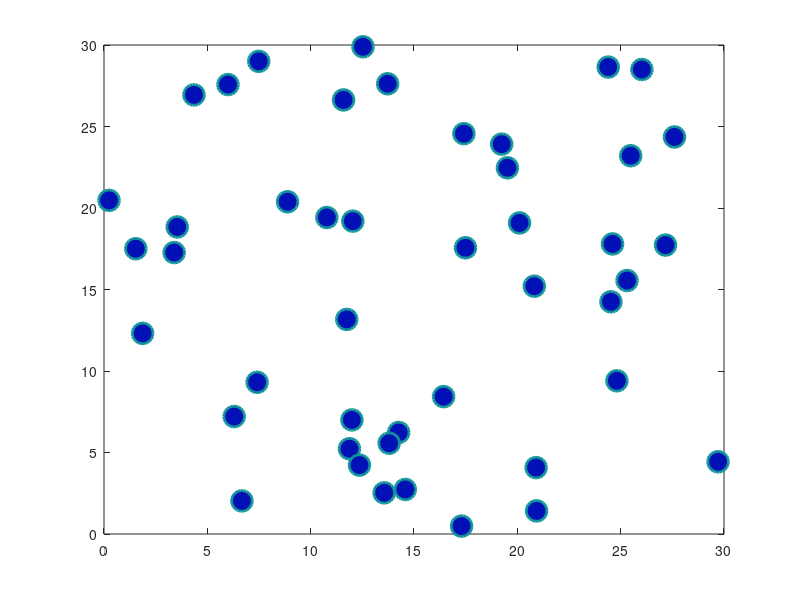

Here is the MATLAB script that generated this plot:

clear
clc
#Definicion de variables
t = 25;        #tiempo
l = 30;        #largo de eje
n = 45;        #No particulas 
d = 2;         #No de dimensiones
atn=20;        #atenuación
umbral = l/atn;
tam = 0;

#Vectores de color
AzCi = [18 150 155] ./ 255;
AzMa = [1 17 181] ./ 255;
Az = [25 150 155] ./ 255;


#inicio de programa
C = unifrnd(0,l,n,d);
D = unifrnd(-l/30,l/30,n,d);
x = 1;
y = 2;


#Imprime matriz para generación de párticulas
plot(C(:,x), C(:,y), 'ko', 'LineWidth', 2, 'MarkerEdgeColor', AzCi, 'MarkerFaceColor', AzMa, 'MarkerSize', 15);
xlim([0,l]);
ylim([0,l]);
colisiones = 0;

#Generación de movimiento aleatorio
for T=1:t
  pause(0.2)             
  C = C + D;
  for i = 1:n
    for j = 1:d
      #Condición bucle si llega "l" cambiar a "0"
      if  C(i,j) > l  
        C(i,j) -= l; 
      elseif C(i,j) < 0;  
        C(i,j)+= l; 
      endif
    endfor 
  endfor 
  
  choque=[];
  
  for p1 = 1 : (n - 1)
    for p2 = (p1 + 1) : n 

      #Sí doble de distancia oclidiana igual a umbral 
      #entonces frenar
      if 2*sqrt(sum((C(p1, :) - C(p2, :)).^2)) <= umbral
        tam++;
        
      endif
      
      #Sí distancia oclidiana = a umbral 
      #entonces generar un rebote
      if sqrt(sum((C(p1, :) - C(p2, :)).^2)) <= umbral
        colisiones++; #Cuenta colisiones obtenidas
        D(p1, :) = -D(p2, :);
        D(p2, :) = -D(p1, :);
      endif
    endfor
  endfor

  #Imprime colisiones
  plot(C(:,x), C(:,y), 'ko', 'LineWidth', 2, 'MarkerEdgeColor', AzCi, 'MarkerFaceColor', AzMa, 'MarkerSize', 15);
  xlim([0,l]);
  ylim([0,l]);
  
endfor

colisiones #Imprime colisiones obtenidas
tam
